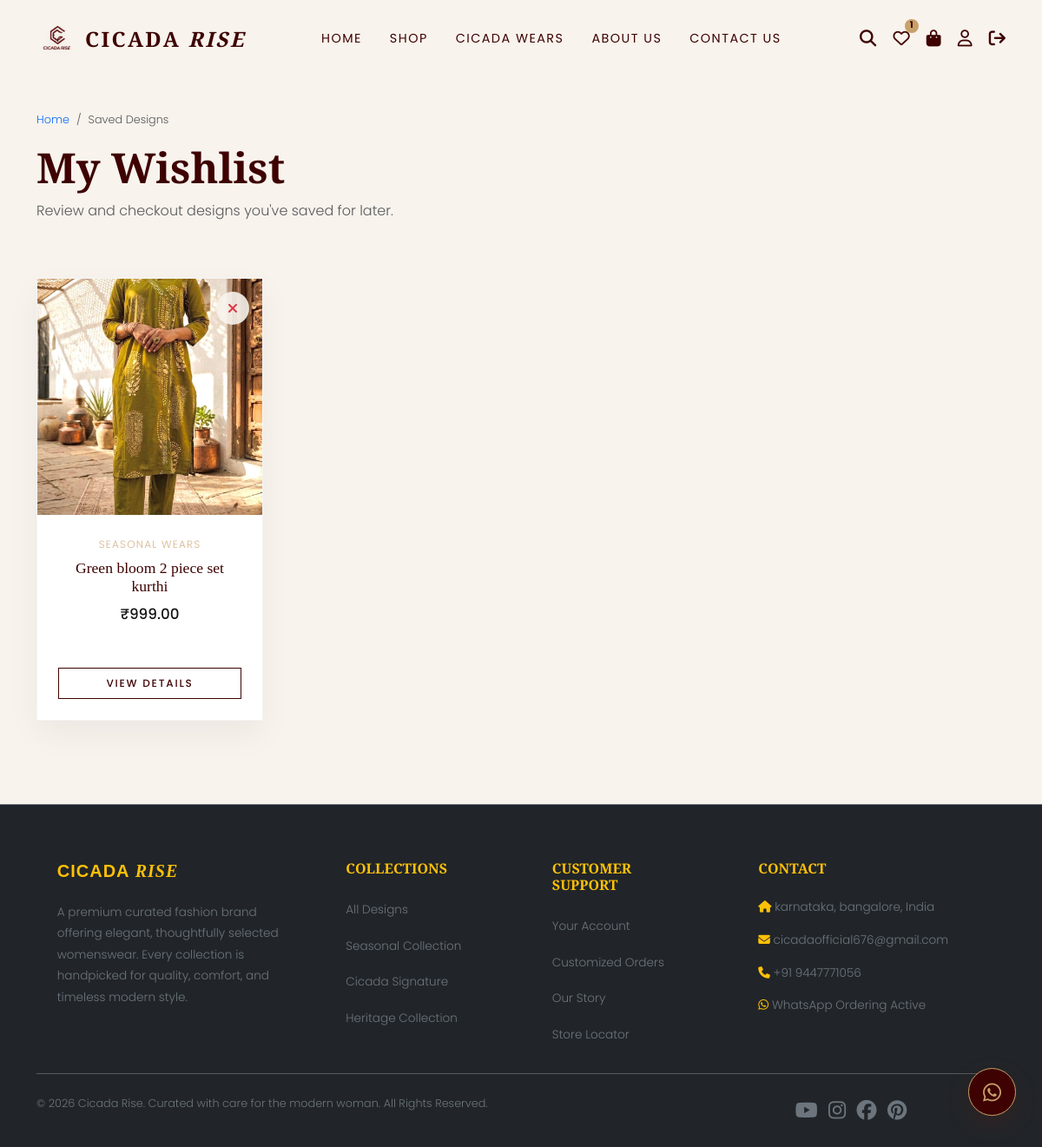
The page /wishlist/ (signed in) on the database its author committed.
### store/models.py (models this page shows, shortened)
class Wishlist(models.Model):
    user = models.ForeignKey(User, on_delete=models.CASCADE, related_name='wishlist')
    product = models.ForeignKey(Product, on_delete=models.CASCADE, related_name='wishlisted_by')
    created_at = models.DateTimeField(auto_now_add=True)
    class Meta:
        unique_together = ('user', 'product')

class Product(models.Model):
    COLLECTION_CHOICES = [
        ("Heritage Collection", "Heritage Collection"),
        ("Cicada Signature", "Cicada Signature"),
        ("Curated Essentials", "Curated Essentials")
    ]
    category = models.ForeignKey(Category, on_delete=models.CASCADE, related_name='products')
    name = models.CharField(max_length=200)
    slug = models.SlugField(max_length=250, unique=True, blank=True)
    sku = models.CharField(max_length=50, unique=True, verbose_name="Product Code")
    description = models.TextField()
    base_price = models.DecimalField(max_digits=10, decimal_places=2)
    sale_price = models.DecimalField(max_digits=10, decimal_places=2, null=True, blank=True, help_text="Promotional discounted price")
    fabric_details = models.TextField(blank=True)
    care_instructions = models.TextField(blank=True)
    collection = models.CharField(max_length=100, default="Cicada Signature", choices=COLLECTION_CHOICES)
    is_featured = models.BooleanField(default=False)
    is_seasonal = models.BooleanField(default=False)
    is_cicada_wear = models.BooleanField(default=False)
    created_at = models.DateTimeField(auto_now_add=True)
    updated_at = models.DateTimeField(auto_now=True)
    @property
    def price(self):
        if self.sale_price is not None:
            return self.sale_price
        return self.base_price

class ProductImage(models.Model):
    product = models.ForeignKey(Product, on_delete=models.CASCADE, related_name='images')
    image = models.ImageField(upload_to='products/')
    is_primary = models.BooleanField(default=False)

class Category(models.Model):
    name = models.CharField(max_length=100)
    slug = models.SlugField(max_length=120, unique=True, blank=True)
    description = models.TextField(blank=True)
    image = models.ImageField(upload_to='categories/', blank=True, null=True)
    is_active = models.BooleanField(default=True)
    class Meta:
        verbose_name_plural = "Categories"

### store/views.py (the view)
# urls.py: path('wishlist/', views.wishlist_view, name='wishlist'),
@login_required
def wishlist_view(request):
    wishlist_items = Wishlist.objects.filter(user=request.user).select_related('product').prefetch_related('product__images')
    return render(request, 'store/wishlist.html', {'wishlist_items': wishlist_items})

### store/context_processors.py (called while the page is built)
def cart_and_wishlist(request):
    if request.user.is_authenticated:
        cart, created = Cart.objects.get_or_create(user=request.user)
        cart_count = cart.items_count
        wishlist_count = Wishlist.objects.filter(user=request.user).count()
    else:
        cart_count = 0
        wishlist_count = 0
    return {
        'cart_count': cart_count,
        'wishlist_count': wishlist_count
    }

### store/models.py (called while the page is built)
    @property
    def items_count(self):
        return sum(item.quantity for item in self.items.all())

### store/templates/store/wishlist.html (shortened to what this page needs)
{% extends 'store/base.html' %}
{% load static %}
{% block content %}
<div class="container py-5">
    <div class="row mb-5">
        <div class="col-12">
            <nav aria-label="breadcrumb">
                <ol class="breadcrumb" style="font-size:0.8rem;">
                    <li class="breadcrumb-item"><a href="{% url 'home' %}" class="text-primary text-decoration-none">Home</a></li>
                    <li class="breadcrumb-item active" aria-current="page">Saved Designs</li>
                </ol>
            </nav>
            <h1 class="font-display display-5 text" style="color: #3E0202;">My Wishlist</h1>
            <p class="text-muted">Review and checkout designs you've saved for later.</p>
        </div>
    </div>
    <div class="row g-4 row-cols-2 row-cols-md-3 row-cols-lg-4" id="wishlist-container">
        {% for item in wishlist_items %}
            <div class="col" id="wishlist-item-col-{{ item.product.id }}">
                <div class="product-card">
                    <div class="product-image-wrapper">
                        {% if item.product.images.first %}
                            <img src="{{ item.product.images.first.image.url }}" alt="{{ item.product.name }}" class="product-img">
                        {% else %}
                            <img src="{% static 'store/images/veranda.jpg' %}" alt="{{ item.product.name }}" class="product-img">
                        {% endif %}
                        <button class="product-wishlist-btn text-danger"
                                hx-post="{% url 'toggle_wishlist' item.product.id %}"
                                hx-target="#wishlist-item-col-{{ item.product.id }}"
                                hx-swap="delete"
                                title="Remove from Wishlist"
                                id="wishlist-remove-btn-{{ item.product.id }}">
                            <i class="fa-solid fa-xmark"></i>
                        </button>
                    </div>
                    <div class="product-card-body">
                        <span class="product-card-category">{{ item.product.category.name }}</span>
                        <h3 class="product-card-title"><a href="{% url 'product_detail' item.product.slug %}">{{ item.product.name }}</a></h3>
                        <div class="product-card-price mb-2">₹{{ item.product.base_price|floatformat:2 }}</div>
                        <div class="mt-auto">
                            <a href="{% url 'product_detail' item.product.slug %}" class="btn btn-premium-outline btn-sm w-100 py-2" style="font-size:0.75rem;" id="wishlist-view-btn-{{ item.product.id }}">View Details</a>
                        </div>
                    </div>
                </div>
            </div>
        {% empty %}
            <div class="col-12 text-center py-5 w-100">
                <i class="fa-regular fa-heart text-warning fs-1 mb-3"></i>
                <p class="text-muted">Your Wishlist is empty.</p>
                <a href="{% url 'shop' %}" class="btn btn-premium" id="wishlist-start-shop-btn">Find Designs to Save</a>
            </div>
        {% endfor %}
    </div>
</div>
{% endblock %}

### store/static/store/css/style.css (style rules this page uses)
:root { --primary: #3E0202; --secondary: #D6B48C; --gold: #C8A16A; --cream: #F8F3ED; --dark: #161616; --white: #FFFFFF; --light-gray: #E8E2DA; --font-heading: 'Playfair Display', serif; --font-body: 'Poppins', sans-serif; --transition-smooth: all 0.4s cubic-bezier(0.16, 1, 0.3, 1); --glass-bg: rgba(248, 243, 237, 0.7); --glass-border: rgba(62, 2, 2, 0.1); --shadow-premium: 0 15px 35px rgba(22, 22, 22, 0.05); }
body { background-color: var(--cream); color: var(--dark); font-family: var(--font-body); font-weight: 300; line-height: 1.6; overflow-x: hidden; }
h1, h2, h3, h4, h5, h6, .font-display { font-family: var(--font-heading); color: var(--primary); font-weight: 700; }
a { color: var(--primary); transition: var(--transition-smooth); }
.btn-premium-outline { background-color: transparent; color: var(--primary); border: 1px solid var(--primary); padding: 0.8rem 2.2rem; font-family: var(--font-body); font-size: 0.85rem; font-weight: 500; text-transform: uppercase; letter-spacing: 0.15em; border-radius: 0; transition: var(--transition-smooth); }
.product-card { background: var(--white); border: 1px solid rgba(22, 22, 22, 0.04); box-shadow: var(--shadow-premium); overflow: hidden; position: relative; transition: var(--transition-smooth); margin-bottom: 2.5rem; height: 100%; display: flex; flex-direction: column; }
.product-image-wrapper { position: relative; width: 100%; padding-top: 105%; overflow: hidden; background-color: var(--cream); }
.product-img { position: absolute; top: 0; left: 0; width: 100%; height: 100%; object-fit: cover; transition: transform 1.2s cubic-bezier(0.16, 1, 0.3, 1); }
.product-wishlist-btn { position: absolute; top: 15px; right: 15px; background: rgba(248, 243, 237, 0.9); border: none; border-radius: 50%; width: 38px; height: 38px; display: flex; align-items: center; justify-content: center; color: var(--primary); z-index: 2; transition: var(--transition-smooth); }
.product-card-body { padding: 1.5rem; text-align: center; display: flex; flex-direction: column; flex-grow: 1; }
.product-card-category { font-size: 0.75rem; color: var(--secondary); text-transform: uppercase; letter-spacing: 0.1em; margin-bottom: 0.5rem; }
.product-card-title { font-size: 1.1rem; margin-bottom: 0.5rem; font-weight: 500; }
.product-card-title a { color: var(--primary); text-decoration: none; transition: var(--transition-smooth); }
.product-card-price { font-weight: 500; color: var(--dark); font-size: 1.05rem; }

### rows shown on the page
Wishlist: product.images.first.image (picture), product.category.name "SEASONAL WEARS", product.name "Green bloom 2 piece set kurthi", product.base_price "999.00"

### other values the page prints
{{ wishlist_count }} "1"
